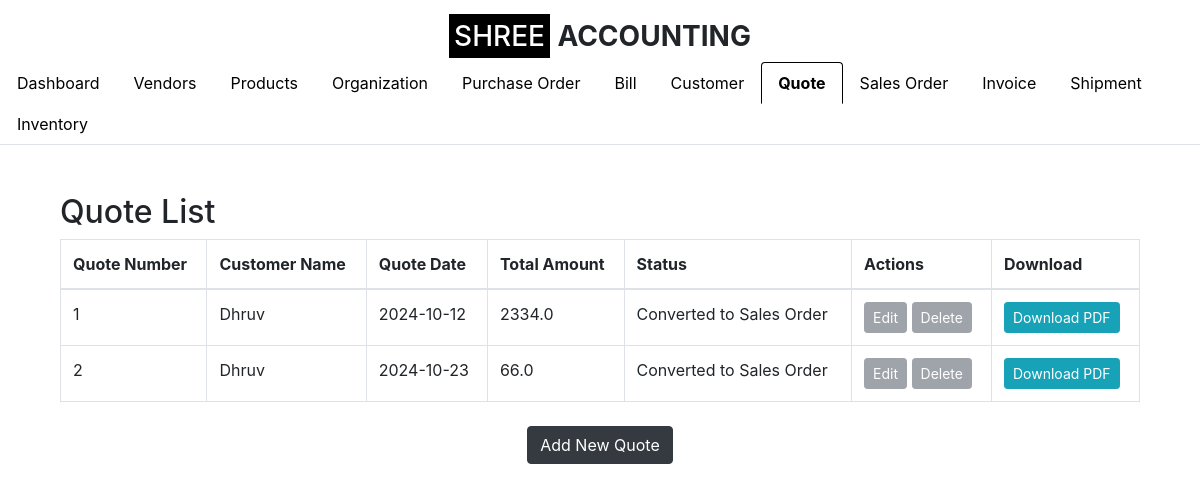
Page /quote (signed in) on the earlier database version.
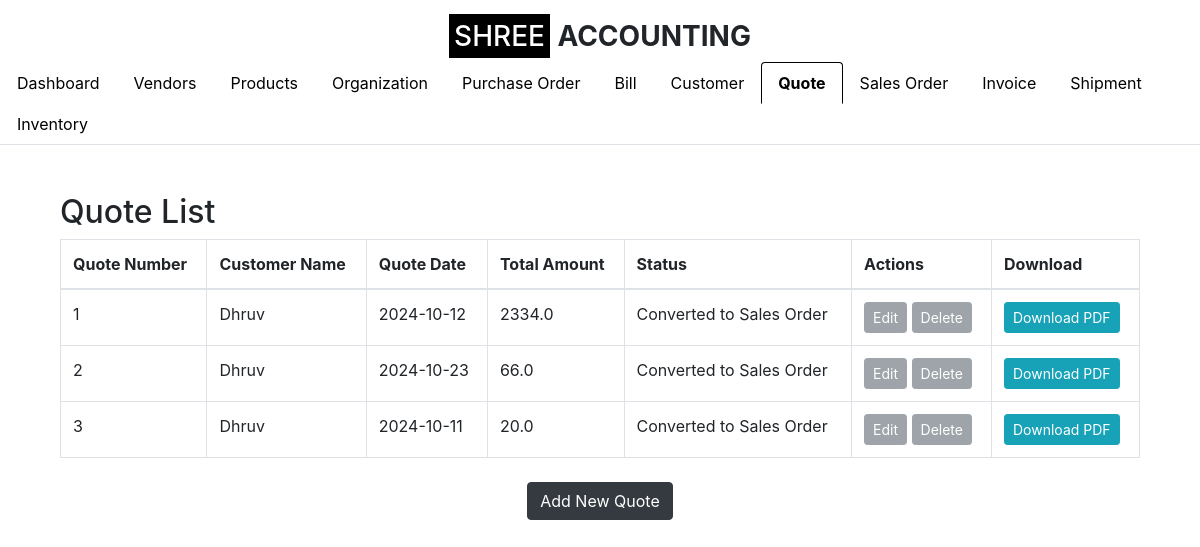
Same page on the later database version.
### app.py (models this page shows, shortened)
class Quote(db.Model):
    __tablename__ = 'quote'
    id = db.Column(db.Integer, primary_key=True)
    quote_number = db.Column(db.String(50), nullable=False, unique=True)
    customer_id = db.Column(db.Integer, db.ForeignKey('customer.id'), nullable=False)
    quote_date = db.Column(db.Date, nullable=False)
    total_amount = db.Column(db.Float, nullable=False)
    status = db.Column(db.String(50), nullable=False, default='Draft')
    organization_id = db.Column(db.Integer, db.ForeignKey('setup_organization.id'), nullable=False)
    customer = db.relationship('Customer', backref=db.backref('quotes', lazy=True))
    organization = db.relationship('SetupOrganization', backref=db.backref('quotes', lazy=True))
    line_items = db.relationship('QuoteLineItem', backref='quote_ref', lazy=True, cascade="all, delete-orphan")

class Customer(db.Model):
    id = db.Column(db.Integer, primary_key=True)
    customer_name = db.Column(db.String(100), nullable=False)
    company_name = db.Column(db.String(100), nullable=False)
    email_id = db.Column(db.String(100), nullable=False)
    phone_number = db.Column(db.String(15), nullable=False)
    address = db.Column(db.String(255), nullable=False)
    gst_number = db.Column(db.String(15), nullable=True)  # GST Number is optional
    organization_id = db.Column(db.Integer, db.ForeignKey('organization.id'), nullable=False)
    organization = db.relationship('Organization', backref=db.backref('customers', lazy=True))

### app.py (the view)
    def wrap(*args, **kwargs):
        if 'logged_in' in session:
            return f(*args, **kwargs)
        else:
            flash('Please log in first.', 'warning')
            return redirect(url_for('login'))

### app.py (called while the page is built)
def login_required(f):
    def wrap(*args, **kwargs):
        if 'logged_in' in session:
            return f(*args, **kwargs)
        else:
            flash('Please log in first.', 'warning')
            return redirect(url_for('login'))
    wrap.__name__ = f.__name__
    return wrap

@app.route('/quote')
@login_required
def quote_list():
    organization_id = session.get('organization_id')
    quotes = Quote.query.filter(Quote.organization_id == organization_id).all()
    quotes_with_sales_order = {}
    for quote in quotes:
        quotes_with_sales_order[quote.id] = quote.status == 'Converted to Sales Order'
    return render_template('quote_list.html', quotes=quotes, quotes_with_sales_order=quotes_with_sales_order, show_logo=True, active_tab='quote')

### templates/quote_list.html (shortened to what this page needs)
{% extends "base.html" %}
{% block content %}
<div class="container mt-5">
    <h2>Quote List</h2>
    <table class="table table-bordered">
        <thead>
            <tr>
                <th>Quote Number</th>
                <th>Customer Name</th>
                <th>Quote Date</th>
                <th>Total Amount</th>
                <th>Status</th>
                <th>Actions</th>
                <th>Download</th>
            </tr>
        </thead>
        <tbody>
            {% for quote in quotes %}
            <tr>
                <td>{{ quote.quote_number }}</td>
                <td>{{ quote.customer.customer_name }}</td>
                <td>{{ quote.quote_date }}</td>
                <td>{{ quote.total_amount }}</td>
                <td>{{ quote.status }}</td>
                <td>
                    {% if quote.status != 'Converted to Sales Order' %}
                        <a href="{{ url_for('edit_quote', quote_id=quote.id) }}" class="btn btn-warning btn-sm">Edit</a>
                        <form action="{{ url_for('delete_quote', quote_id=quote.id) }}" method="POST" style="display:inline-block;">
                            <input type="hidden" name="csrf_token" value="{{ csrf_token() }}">
                            <button type="submit" class="btn btn-danger btn-sm" onclick="return confirm('Are you sure you want to delete this quote?')">Delete</button>
                        </form>
                    {% else %}
                        <button class="btn btn-secondary btn-sm" disabled>Edit</button>
                        <button class="btn btn-secondary btn-sm" disabled>Delete</button>
                    {% endif %}
                </td>
                <td>
                    <a href="{{ url_for('generate_quote_pdf', quote_id=quote.id) }}" class="btn btn-info btn-sm">Download PDF</a>
                </td>
            </tr>
            {% endfor %}
        </tbody>
    </table>
    <div class="text-center mt-4">
        <a href="{{ url_for('create_quote') }}" class="btn btn-dark">Add New Quote</a>
    </div>
</div>
{% endblock %}

Differences in the rows shown:
added Quote: quote_number "3", customer.customer_name "Dhruv", quote_date "2024-10-11", total_amount "20.0", status "Converted to Sales Order", shows "Edit"
